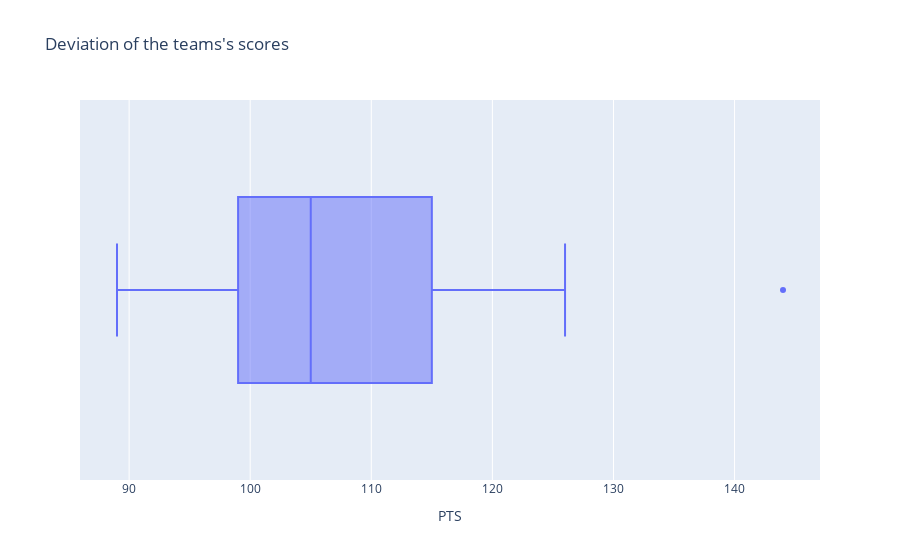

Notebook cell for this chart:
### Code cell
make_boxplot_from_pts(opponent_prepared)

### Figure 1 — Plotly figure (JSON) as saved in the notebook; plotly's stock layout.template omitted (floating-point values rounded to 4 significant figures)
{"data": [{"alignmentgroup": "True", "hovertemplate": "PTS=%{x}<extra></extra>", "legendgroup": "", "marker": {"color": "#636efa"}, "name": "", "notched": false, "offsetgroup": "", "orientation": "h", "showlegend": false, "type": "box", "x": [121, 112, 101, 99, 92, 101, 92, 113, 107, 102, 126, 94, 98, 91, 92, 99, 89, 112, 115, 105, 114, 111, 116, 108, 104, 115, 123, 117, 105, 124, 119, 101, 144, 104, 93], "x0": " ", "xaxis": "x", "y0": " ", "yaxis": "y"}], "layout": {"boxmode": "group", "legend": {"tracegroupgap": 0}, "title": {"text": "Deviation of the teams's scores"}, "xaxis": {"anchor": "y", "domain": [0, 1], "title": {"text": "PTS"}}, "yaxis": {"anchor": "x", "domain": [0, 1]}}}
